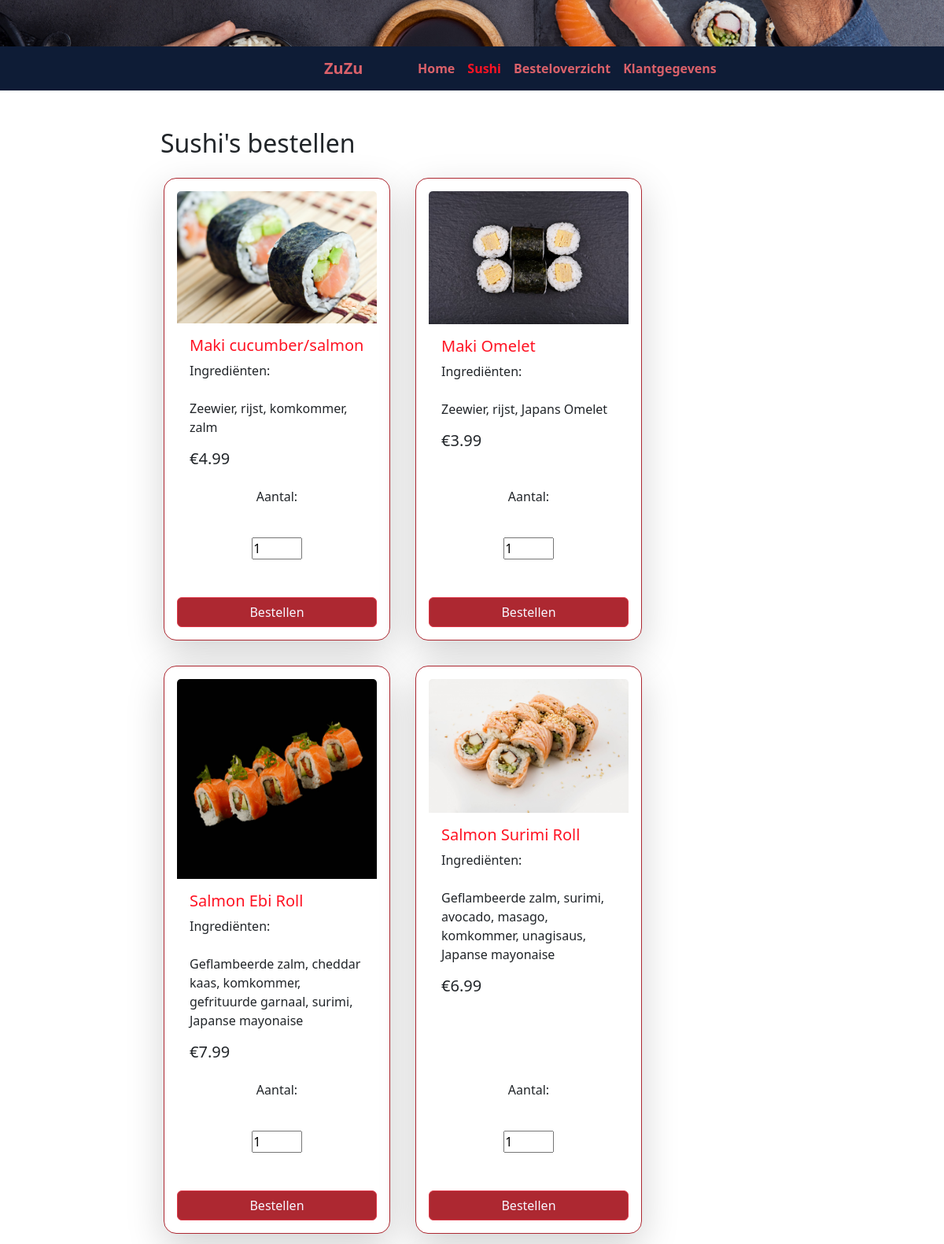
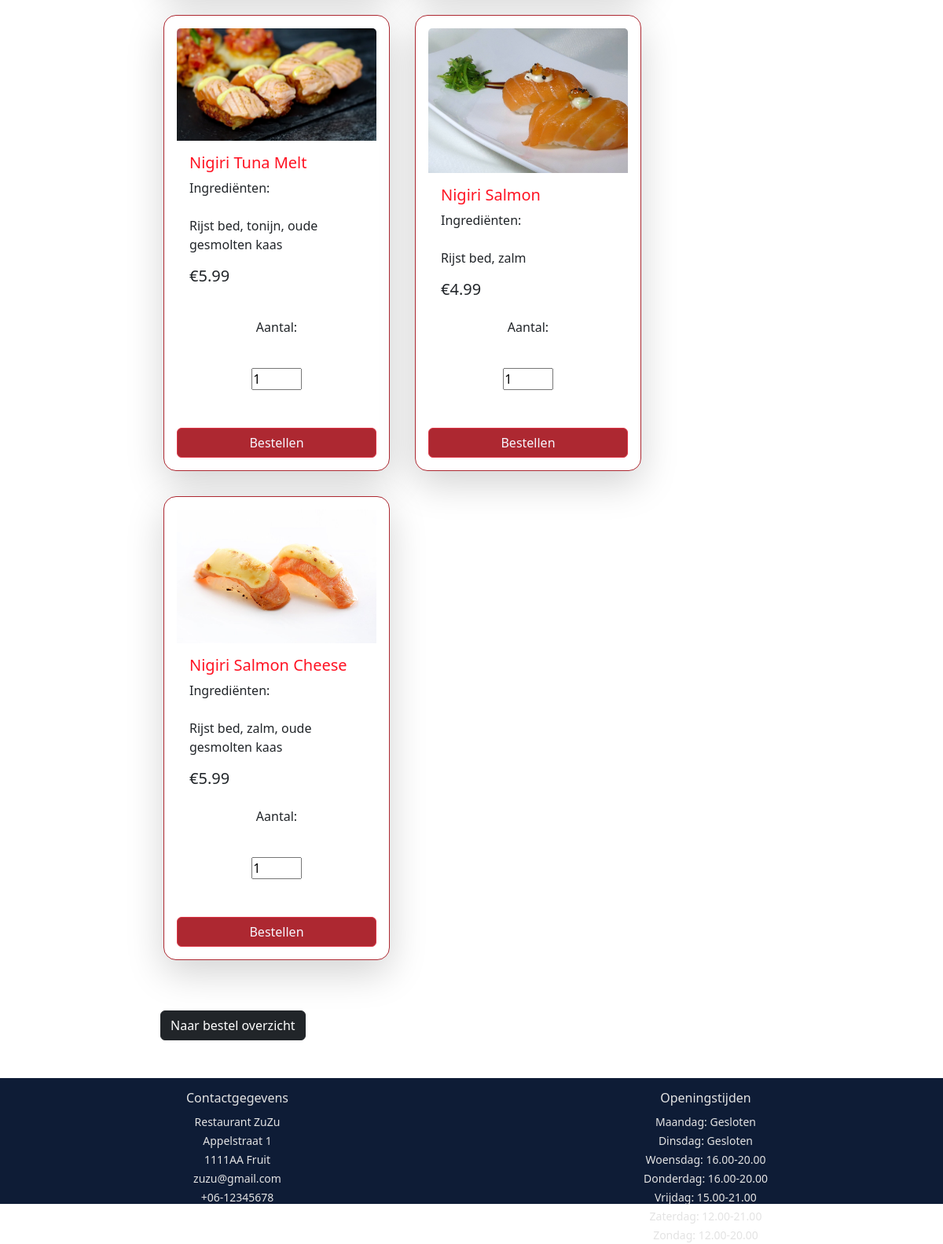
The app's page /sushi_orders.php with its own data (2 pictures, top to bottom).
### tables this page shows
CREATE TABLE `sushi` (
  `id` int(11) NOT NULL,
  `name` varchar(255) NOT NULL,
  `price` decimal(5,2) NOT NULL,
  `image` varchar(255) DEFAULT NULL,
  `ingredients` longtext DEFAULT NULL,
  `available_amount` int(11) NOT NULL
);

### db_connection.php (called while the page is built)
<?php
try {
    $db = new PDO("mysql:host=localhost;dbname=zuzu", "root", "");
    $query = $db->prepare("SELECT * FROM sushi");
    $query->execute();
    $result = $query->fetchAll(PDO::FETCH_ASSOC);
} catch(PDOException $error) {
    die("Oh oh! Er is iets fout gegaan! Error code: " . $error->getMessage());
}
?>

### sushi_orders.php (the view, shortened to what this page needs)
<?php
$screenOverlay = null;
$errorField = array();
$amountInputType = "number";
include("db_connection.php");
global $result;
$divContent = "<div class='row d-flex align-items-stretch'>";
foreach ($result as $product) {
    $errorField[$product["id"]] = null;
}
foreach ($result as $product) {
    $divContent .= "<form method='post' class='card shadow-lg border border-bg-red rounded-4 m-3 d-flex flex-column p-3' style='width: 18rem;'>";
    $divContent .= "<img src='{$product["image"]}' class='card-img-top' alt='Afbeelding van de sushi'>";
    $divContent .= "<div class='card-body'>";
    $divContent .= "<h5 class='card-title text-red'>{$product["name"]}</h5>";
    $divContent .= "<p class='card-text'>Ingrediënten:<br><br>{$product["ingredients"]}</p>";
    $divContent .= "<h5 class='card-title'>&euro;{$product["price"]}</h5></div>";
    $divContent .= "<div class='text-center'><p>Aantal:</p><br><input type='$amountInputType' name='sushi-{$product["id"]}-amount' class='small-num-input' value='1'></div><br>";
    $divContent .= "<div class='text-center error-field'>" . $errorField[$product["id"]] . "</div><br>";
    $divContent .= "<input type='submit' name='add-sushi-{$product["id"]}' class='btn btn-danger justify-self-end bg-red' value='Bestellen'></form>";
}
$divContent .= "</div>";
?>
<!doctype html>
<html lang="nl">
<head>
    <link href="https://cdn.jsdelivr.net/npm/bootstrap@5.3.1/dist/css/bootstrap.min.css" rel="stylesheet"
>
    <link rel="stylesheet" href="css/style.css">
</head>
<body>
<header>
    <?= $navSushiClass = "active"; ?>
    <?php include("navbar.php"); ?>
</header>
<main>
    <div class="overlay <?= $screenOverlay; ?>">
        <div class="row mt-5">
            <div class="col-lg-2"></div>
            <div class="col-8">
                <h2>Sushi's bestellen</h2>
                <div class="sushi-overview">
                    <?= $divContent; ?>
                </div>
                <a href="order_overview.php">
                    <button type="button" class="btn btn-dark mt-5">Naar bestel overzicht</button>
                </a>
            </div>
            <div class="col-lg-2"></div>
        </div>
    </div>
</main>
<footer>
    <footer>
        <?php include("footer.php"); ?>
    </footer>
</footer>
</body>
</html>

### navbar.php (shortened to what this page needs)
<div class="container-fluid ps-0">
    <img class="vw-100 vh-5" src="img/sushi_header.png" alt="Afbeelding van sushi">
</div>
<nav class="navbar navbar-expand-lg bg-body-tertiary bg-dark">
    <div class="row container-fluid ps-0 ps-3">
        <a class="col-1 navbar-brand ps-3 text-bright-red" href="index.php">ZuZu</a>
        <div class="col-1 collapse navbar-collapse" id="navbarNav">
            <ul class="navbar-nav">
                <li class="nav-item">
                    <a class="nav-link <?= $navHomeClass; ?>" aria-current="page" href="index.php">Home</a>
                </li>
                <li class="nav-item">
                    <a class="nav-link <?= $navSushiClass; ?>" href="sushi_orders.php">Sushi</a>
                </li>
                <li class="nav-item">
                    <a class="nav-link <?= $navOverviewClass; ?>" href="order_overview.php">Besteloverzicht</a>
                </li>
                <li class="nav-item">
                    <a class="nav-link <?= $navInfoClass; ?>" href="customer_info.php">Klantgegevens</a>
                </li>
            </ul>
        </div>
    </div>
</nav>

### footer.php
<div class="row vh-20 bg-dark text-white text-center p-3 pb-0 mt-5">
    <div class="col-2"></div>
    <div class="col-2">
        <h6>Contactgegevens</h6>
        <small>
            Restaurant ZuZu<br>
            Appelstraat 1<br>
            1111AA Fruit<br>
            zuzu@gmail.com<br>
            +06-12345678
        </small>
    </div>
    <div class="col-4"></div>
    <div class="col-2">
        <h6>Openingstijden</h6>
        <small>
            Maandag: Gesloten<br>
            Dinsdag: Gesloten<br>
            Woensdag: 16.00-20.00<br>
            Donderdag: 16.00-20.00<br>
            Vrijdag: 15.00-21.00<br>
            Zaterdag: 12.00-21.00<br>
            Zondag: 12.00-20.00<br>
        </small>
    </div>
    <div class="col-2"></div>
</div>

### css/style.css (style rules this page uses)
* { padding: 0; margin: 0; }
body { overflow-x: hidden; min-height: 100vh; display: flex; flex-direction: column; }
.container-fluid { padding-left: 0 !important; margin-left: 0 !important; }
.vw-100 { width: 100vw; }
.vh-5 { margin-top: -30%; }
.vh-20 { height: 20vh; }
.bg-dark { background-color: #0E1C36 !important; color: #e3e3e3 !important; }
.border-bg-red { border-color: #AD2831 !important; }
.bg-red { background-color: #AD2831 !important; color: #F7F7FF !important; }
.text-red { color: #ff1323; }
.nav-link, .text-bright-red { color: #da616a !important; font-weight: bold; }
.active { color: #ff1323 !important; }
.small-num-input { width: 25% !important; }
header, main { flex: 1; }
footer { min-height: max-content; }

### records on screen
sushi: image (picture), name "Maki cucumber/salmon", ingredients "Zeewier, rijst, komkommer, zalm", price "4.99", id "1"
sushi: image (picture), name "Maki Omelet", ingredients "Zeewier, rijst, Japans Omelet", price "3.99"
sushi: image (picture), name "Salmon Ebi Roll", ingredients "Geflambeerde zalm, cheddar kaas, komkommer, gefrituurde garnaal, surimi, Japanse mayonaise", price "7.99"
sushi: image (picture), name "Salmon Surimi Roll", ingredients "Geflambeerde zalm, surimi, avocado, masago, komkommer, unagisaus, Japanse mayonaise", price "6.99"
sushi: image (picture), name "Nigiri Tuna Melt", ingredients "Rijst bed, tonijn, oude gesmolten kaas", price "5.99"
sushi: image (picture), name "Nigiri Salmon", ingredients "Rijst bed, zalm", price "4.99"
sushi: image (picture), name "Nigiri Salmon Cheese", ingredients "Rijst bed, zalm, oude gesmolten kaas", price "5.99"
